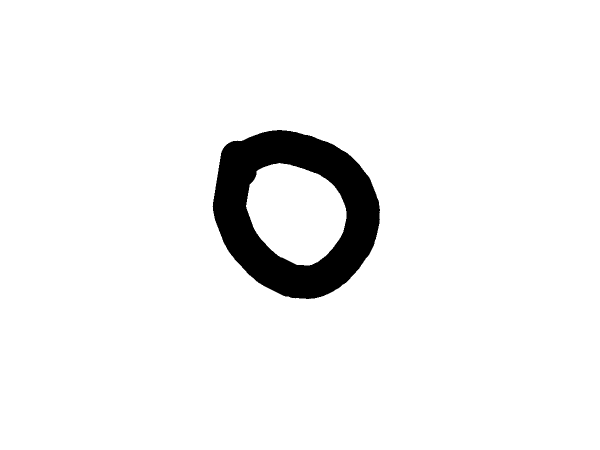
#> input picture ANN/English/Hnd/Img/Sample001/img001-005.png, 1200 x 900 px (shown at 1/2 size); its folder holds 2 pictures in this run
$ python ann.py
#> lines starting #> are read from the running program, lines starting #| are printed output that depends on the picture; after the words box and inside, x2 and y2 are one past the last pixel; in counts of white or black regions, pixels touching at a corner belong together
import numpy
from scipy.sparse import csr_matrix
from PIL import Image
from multiprocessing import Pool
import random
import os
import sys
import math


class DataSet:
    """Hold the image data set and partition into classes
        each data point is a tuple of the data and the class
    """

    def __init__(self, num_classes, class_size):
        # 40 classes of 10 images
        self.num_classes = num_classes
        self.class_size = class_size
        self.classes = [[None] *class_size for _ in range(num_classes)]
        # self.data = []
        # self.classification = [-1]*num_classes
        self.total_points = 0
        self.vector_size = 120*90
        # for each image in the directory


    def load(self, path):
        samples = os.listdir(path)
        for sample in samples:
            # print(sample)
            if sample == "all.txt~":
                continue
            sample_dir = os.path.join(path,sample)
            img_files = os.listdir(sample_dir)
            # we need to split the filename to get the image class
            img_class = int(sample[-3:]) - 1
            img_num = 0
            pool = Pool(processes=6)
            files = [os.path.join(sample_dir,img_file) for img_file in img_files]
            self.classes[img_class] = [(point, img_class) for point in pool.map(DataSet.parallel_load, files)]
#> in parallel_load, img is the input picture: PIL image 1200x900 RGB; 94.8% white; 1 black region, box (x1, y1, x2, y2) and area: (425, 260, 760, 598) 56338
#> in parallel_load, `img = img.resize((120,90))`:
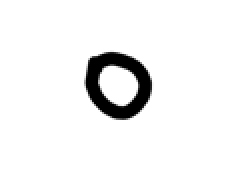
#> img: PIL image 120x90 RGB (shown 2 times larger); min 0, max 255, mean 241.7
#> in parallel_load, `point = numpy.array([ 1. if x[0] < 128 else 0. for x in img.getdata()]..`: point = 10800 values, max 1 at index 3173, min 0 at index 0, mean 0.0522
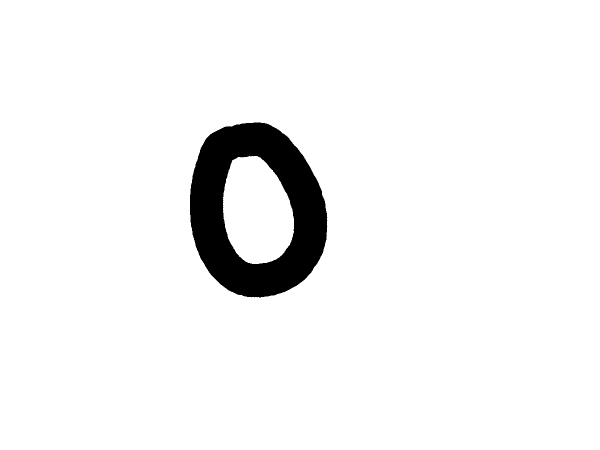
#> input picture ANN/English/Hnd/Img/Sample001/img001-052.png, 1200 x 900 px (shown at 1/2 size)
#> in parallel_load, img is the input picture: PIL image 1200x900 RGB; 95.2% white; 1 black region, box (x1, y1, x2, y2) and area: (380, 245, 655, 595) 52214
#> in parallel_load (call 2), `img = img.resize((120,90))`:
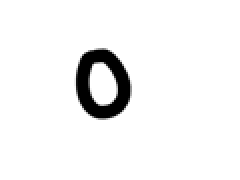
#> img: PIL image 120x90 RGB (shown 2 times larger); min 0, max 255, mean 242.7
#> in parallel_load (call 2), `point = numpy.array([ 1. if x[0] < 128 else 0. for x in img.getdata()]..`: point = 10800 values, max 1 at index 3045, min 0 at index 0, mean 0.0476
#> pass 2 of the loop in load, `for sample in samples:`:
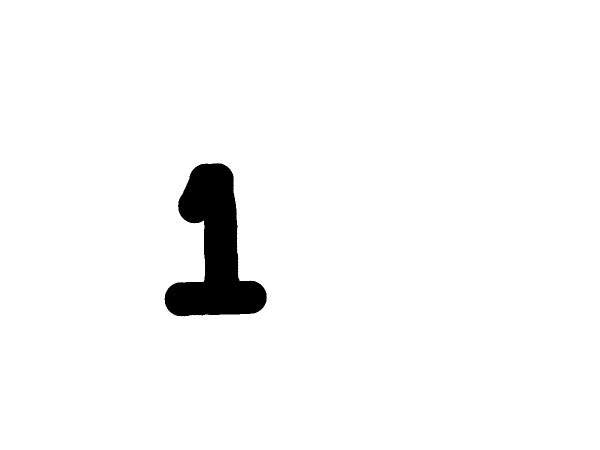
#> input picture ANN/English/Hnd/Img/Sample002/img002-013.png, 1200 x 900 px (shown at 1/2 size)
#> in parallel_load, img is the input picture: PIL image 1200x900 RGB; 97% white; 1 black region, box (x1, y1, x2, y2) and area: (329, 326, 534, 633) 31939
#> img: PIL image 120x90 RGB
#> point = 10800 values, max 1 at index 3999, min 0 at index 0, mean 0.0294
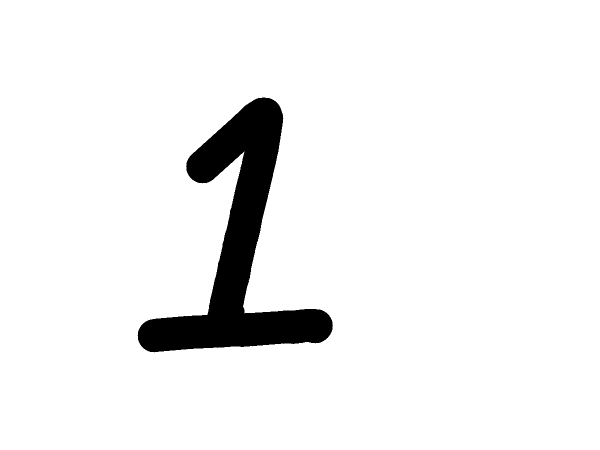
#> input picture ANN/English/Hnd/Img/Sample002/img002-014.png, 1200 x 900 px (shown at 1/2 size)
#> in parallel_load, img is the input picture: PIL image 1200x900 RGB; 94.1% white; 1 black region, box (x1, y1, x2, y2) and area: (275, 195, 666, 705) 63687
#> in parallel_load (call 4), `img = img.resize((120,90))`:
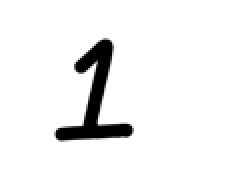
#> img: PIL image 120x90 RGB (shown 2 times larger); min 0, max 255, mean 240
#> point = 10800 values, max 1 at index 2450, min 0 at index 0, mean 0.0586


    def parallel_load(file):
        img = Image.open(file)

        img = img.resize((120,90))

        point = numpy.array([ 1. if x[0] < 128 else 0. for x in img.getdata()]).reshape((120*90,1))
        return point


    def split(self):
        train = DataSet(self.num_classes, 50)
        test = DataSet(self.num_classes, 5)

        train.total_points = self.num_classes*50
        test.total_points = self.num_classes*5


        train.vector_size = self.vector_size
        test.vector_size = self.vector_size


        for i in range(self.num_classes):
            master_group = self.classes[i]
            random.shuffle(master_group)
            train.classes[i] = master_group[0:50]
            test.classes[i] = master_group[50:]

        return train, test

    def __len__(self):
        return self.total_points

    def __getitem__(self, index):

        return self.classes[int(index/self.class_size)][int(index%self.class_size)]


    def __setitem__(self, index, newval):
        self.classes[int(index/self.class_size)][int(index%self.class_size)] = newval


class ANN:

    def __init__(self, dataset):

        self.dataset = dataset
        #  layer lengths
        self.l1_n = 90*120
        self.l2_n = 100
        self.l3_n = 62

        # layer weight matrices
        self.l2_w = numpy.random.randn(self.l1_n,self.l2_n)
        self.l3_w = numpy.random.randn(self.l2_n,self.l3_n)

        # bias matrices
        self.l2_b = numpy.random.randn(self.l2_n, 1)
        self.l3_b = numpy.random.randn(self.l3_n, 1)

        print("~~~~training~~~~")
        self.train()
        print("~~~~testing~~~~~")
        self.test()
        print("~~~~done~~~~~~~~")

    def train(self):

        trainset, testset = self.dataset.split()

        # [7 lines of commented-out code are left out]

        errs = []
        for _ in range(40):
            print(str(_) + "\r", end="")
            batch_it = 0
            batch_size = 1
            b2 = 0
            b3 = 0
            w2 = 0
            w3 = 0
            error = 0
            points = []
            for arr in trainset.classes[:self.l3_n]:
                points += arr
            random.shuffle(points)
            for point, label in points:
                batch_it += 1

                # Feedforeward
                l2_z = self.l2_w.T.dot(point) + self.l2_b
                l2_a = self.sigmoid(l2_z)

                l3_z = self.l3_w.T.dot(l2_a) + self.l3_b
                l3_a = self.sigmoid(l3_z)


                ## backprop
                cost_deriv = self.error_deriv(l3_a, label)
                l3_grad = cost_deriv
                l2_grad = self.l3_w.dot(l3_grad)*self.sig_deriv(l2_z)


                ## online learning
                # decay = 2 - math.log((1.1+_)/2.4, 10)
                # print(decay)
                # decay = 1
                alpha = 1
                # alpha = .7
                self.l2_b -= alpha*l2_grad
                self.l2_w -= alpha*(point.dot(l2_grad.T))
                alpha = decay
                # alpha = .7
                self.l3_b -= alpha*l3_grad
                self.l3_w -= alpha*(l2_a.dot(l3_grad.T))

                # [9 lines of commented-out code are left out]

    # [60 lines left out: functions test, cross_loss, error_deriv, sig_deriv, sigmoid, not called in this run]


if __name__ == "__main__":

    ## defaults for input vals
    model = "pca"
    cut1 = 130
    cut2 = 90

    if len(sys.argv) > 1:
        # assume it is p (preprocess)
        model = sys.argv[1]
    if len(sys.argv) > 2:
        # assume it is p (preprocess)
        cut1 = int(sys.argv[2])
    if len(sys.argv) > 3:
        # assume it is p (preprocess)
        cut2 = int(sys.argv[3])
    dataset = DataSet(62, 55)
    # dataset.load("./smallset")
    dataset.load("./English/Hnd/Img")

#> (the run stopped early here; a loop or call above may not have finished)
